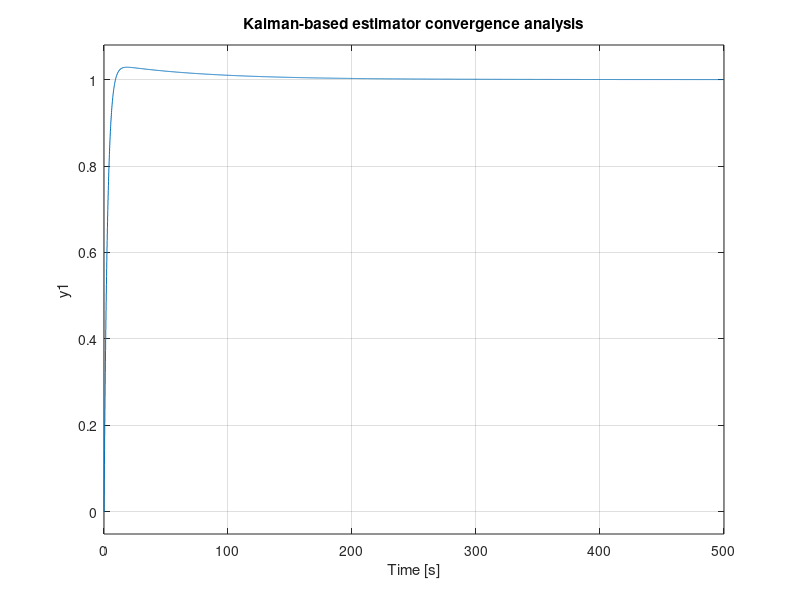
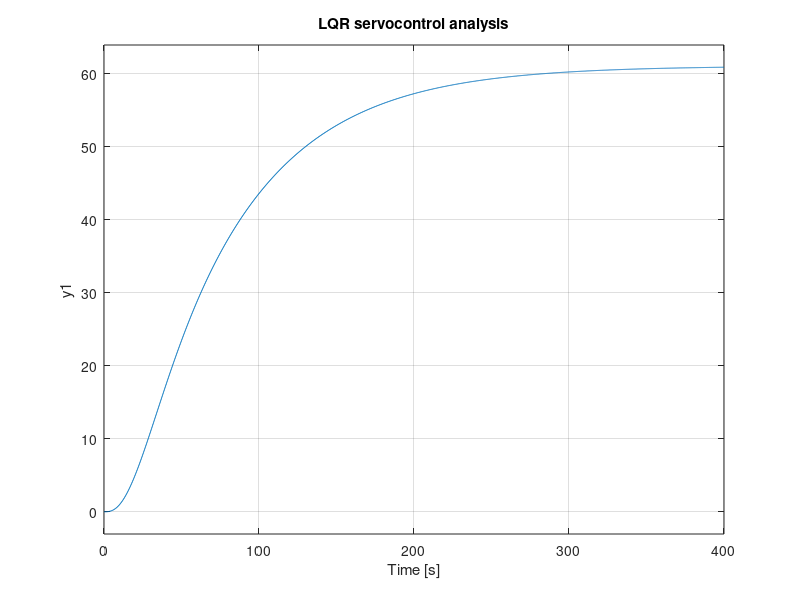
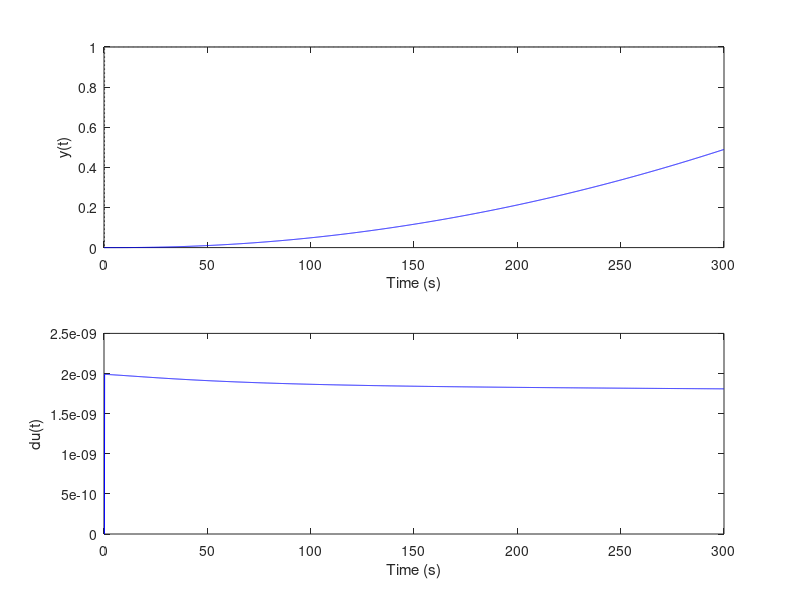

These charts were generated, in order, by the following MATLAB code:
%% Atividade 05: Projetar e implementar, por simulação, o  PMVC, DMC e GPC.
clear all; close all; clc;

%% Parametros
Ts = 0.1;                % periodo de amostragem (s)
td = 0;                  % atraso continuo (s)
d = round((td/Ts) + 1)   % atraso discreto (em amostras)

Nx = d+1;                % horizonte de previsão de estado (atraso virtual)

%% Planta a) Dinâmica do ângulo de roll do VLS-1 em Max Q

% Modelo em espaço de estados contínuo
    A = [0      1;
         0  -0.098859];
    B = [0; 1];
    
    C = [61.0492    0];
    
    D = 0;
    
    sysc = ss(A,B,C,D)

% Modelo em espaço de estados discreto
    sysd = c2d(sysc,Ts);
    
    [Ad,Bd,Cd,Dd] = ssdata(sysd);

% Modelo aumentado em espaço de estados
    Aa = [ 1          Cd*Ad;
          zeros(2,1)  Ad  ];
    
    Ba = [Cd*Bd  ;  Bd];
    
    Ca = [Cd 0];
    
    Da = 0;
    
    sysa = ss(Aa,Ba,Ca,Da,Ts);

%% Testes de Controlabilidade e Observabilidade
n = length(Aa);     % Número de variaveis de estado (o integrador é considerado)
Co = ctrb(Aa, Ba);  % Matriz de Controlabilidade
Ob = obsv(Aa, Ca);  % Matriz de Observabilidade

disp('Verificação da Controlabilidade:');
    disp(['> rank(Co) = ' num2str(rank(Co))]);
    if rank(Co) == n
        disp(['== ' num2str(n) ' - O sistema é controlável' ]);
    else
        disp(['!= ' num2str(n) ' - O sistema não é controlável' ]);
    end

disp('Verificação da Observabilidade:');
    disp(['> rank(Ob) = ' num2str(rank(Ob))]);
    if rank(Ob) == n
        disp(['== ' num2str(n) ' - O sistema é observável' ]);
    else
        disp(['!= ' num2str(n) ' - O sistema não é observável' ]);
    end

%% PMVC com realimentação total de estados

%% Estimador de estados baseado no filtro de Kalman
    Qkf = Ca'*Ca;  % covariancia do ruido do processo
    Rkf = 1e10;             % covariancia do ruido de medição
    
    disp('Verificação da Detectabilidade (p/ o Filtro de Kalman):');
    Ob_dec_kf = obsv(Aa', sqrt(Qkf)');
    disp(['> rank(obsv(Aa^(T), sqrt(Qkf)^(T))) = ' num2str(rank(Ob_dec_kf))]);
    
    if rank(Ob_dec_kf) == n
        disp(['== ' num2str(n) ' - O sistema é detectável' ]);
    else
        disp(['!= ' num2str(n) ' - O sistema não é detectável' ]);
    end

    % Calculo da matriz P pela Equação a Diferenças de Riccati
    Po = 1e6*eye(n, n); p_samples = 1000; 
    for i = 1:p_samples
        Po = Aa*Po*Aa' -Aa*Po*Ca'*inv(Ca*Po*Ca'+Rkf)*Ca*Po*Aa'+Qkf;
        tracePo(i)=trace(Po); 
    end
    % figure; plot(tracePo); ylabel('Traço de P - Filtros de Kalman'); xlabel('Amostras');

    % Calculo do Ganho
    L = ( Aa*Po*Ca'*inv(Ca*Po*Ca'+Rkf) );
    % L = [ dlqr(Aa',Ca',Qkf,Rkf) ]'

    % Verificando os autovalores
    disp('Autovalores do KF em MF:')
    eig(Aa-L*Ca)

    % Verificando se converge
    syskf = ss(Aa-L*Ca, L, Ca, Da, Ts);
    figure; step(syskf); title('Kalman-based estimator convergence analysis');

%% LQR
    Qlqr = diag([0   1   0]);  % penalização dos estados
    Rlqr = 1e4;                % penalização do esforço de controle

    disp('Verificação da Detectabilidade (p/ o LQR):');
    Ob_dec_lqr = obsv(Aa', sqrt(Qlqr)');
    disp(['> rank(obsv(Aa^(T), sqrt(Qlqr)^(T))) = ' num2str(rank(Ob_dec_lqr))]);
    
    if rank(Ob_dec_lqr) == n
        disp(['== ' num2str(n) ' - O sistema é detectável' ]);
    else
        disp(['!= ' num2str(n) ' - O sistema não é detectável' ]);
    end
    
    % Calculo da matriz P pela Equação a Diferenças de Riccati
    P = 1e6*eye(n, n); p_samples = 1000; 
    for i = 1:p_samples
        P = Aa'*P*Aa -Aa'*P*Ba*inv(Ba'*P*Ba+Rlqr)*Ba'*P*Aa+Qlqr;
        traceP(i)=trace(P); 
    end
    %figure; plot(traceP); ylabel('Traço de P - LQR'); xlabel('Amostras');

    % Calculo do Ganho
    K = ( Aa'*P*Ba*inv(Ba'*P*Ba+Rlqr) )';
    % K =  dlqr(Aa,Ba,Qlqr,Rlqr)

    % Verificando os autovalores
    disp('Autovalores do LQR em MF:')
    eig(Aa-Ba*K)

    % Verificando se converge
    syslq = ss(Aa-Ba*K, Ba*K(1), Ca, Da, Ts);
    figure; step(syslq); title('LQR servocontrol analysis');

    % Variaveis auxiliares
        % Fator de ponderação de controle
        LAM = diag([125]); %diag([.1]); 
    
        % Matrizes principais da leis de controle
        Mx = K*( Aa^Nx -(Aa^(Nx-1))*L*Ca );
        
        Mu = [];
        for i = 1:Nx-1
	        Mu = [Mu (Aa^i)*Ba];
        end
	        Mu = K*Mu;
        
        My = K*Aa^(Nx-1)*L;

%% Simulação
tfinal = 300;           % tempo de simulação (em segundos)
N = round( tfinal/Ts );
t = 0:Ts:N*Ts-Ts;      

    % Sinal de referencia
    r1(1:Nx+1) = 0; r1(Nx+2:N) = 1; 
    
    % Condições iniciais
    for k = 1:Nx 
        x(:,:,k)=[0;0];
        u(k) = 0;
        y(k) = Cd*x(:,:,k);

        xa(:,:,k) = zeros(3,1);
        du(k) = 0;
    end

for k = Nx+1:N
    % Planta
    x(:,:,k) = Ad*x(:,:,k-1) +Bd*u(k-d);
    y(k) = Cd*x(:,:,k);

    % Controlador
    xa(:,:,k) = (Aa-L*Ca)*xa(:,:,k-1) +Ba*du(k-Nx) +L*y(k-1);
    
        DU = [];
        for i = 1:Nx-1
            DU = [DU; du(k-i) ];
        end

    du(k) = inv(K*Ba+LAM)*( K*[r1(k);0;0] -Mx*xa(:,:,k) ...
        -Mu*DU -My*y(k) );

    u(k) = u(k-1) +du(k);

    % Saturação
    if u(k) >= 0.06981
      u(k) = 0.06981;
    elseif u(k) <= 0
      u(k) = 0;
    end

end

%% Plots
t = 0:Ts:N*Ts-Ts;
figure;
    subplot(211)
    plot(t,r1,':k'); hold;
    plot(t,y,'b');
    ylabel('y(t)'); xlabel('Time (s)');
    subplot(212)
    plot(t,du,'b');
    ylabel('du(t)'); xlabel('Time (s)');
